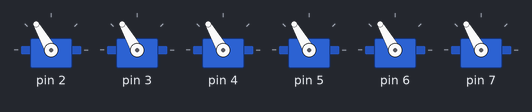
The sketch below on a simulated Arduino Uno, built with avr-gcc and run on an emulated ATmega328P. Shown: 6 × servo.

Above: at 0.05 s.
At 3.3 s:
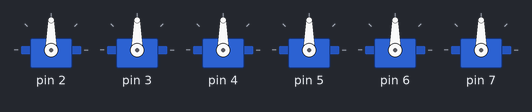
Timing chart, 0 to 7.6 s (numbered marks = the images above):
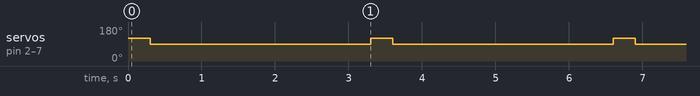

Measured:
- by itself, servo on pin 2–7: alternates 120° for 0.30 s and 90° for 3.0 s

The sketch:

sketch_oct13a.ino
```cpp
#include <Servo.h>
Servo servo[6];

void setup() {
  // put your setup code here, to run once:
  for( int i = 0; i<6;i++)
    servo[i].attach( i+2 );
}

void loop() {
  // put your main code here, to run repeatedly:
  for( int i =0;i<6;i++)
    servo[i].write(120);
  delay(300);
  for(int i = 0; i < 6; i++)
    servo[i].write(90);
  delay(3000);

}
```
